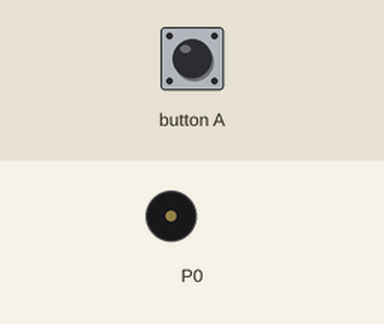
The program below on a simulated BBC micro:bit (MakeCode). On the bench: buzzer (waves = sounding). The inputs (shaded band) are chosen by the test bench.

Above: at 1.2 s.
1.3 s: button A pressed for 0.15 s
At 8.6 s:
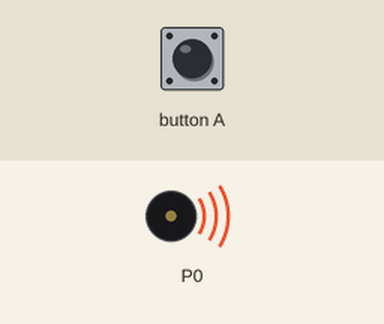
Timing chart, 0 to 10.4 s (numbered marks = the images above; inputs shaded):
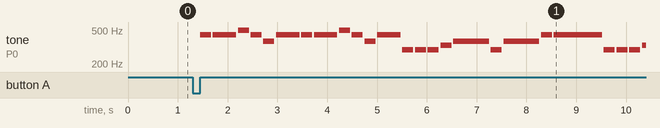

The program:

main.ts
```typescript
input.onButtonPressed(Button.A, function () {
    // 1-2小節
    phraseA()
    phraseA()
    // 3小節: レ レ レ ミ ファ#(付点4分) レ
    play(D, 1)
    play(D, 1)
    play(D, 1)
    play(E, 1)
    play(Fs, 3)
    play(D, 1)
    // 4小節: ファ#(付点4分) ラ ラ(2分)
    play(Fs, 3)
    play(A, 1)
    play(A, 4)
    // 5-6小節: レ レ レ ミ ファ#(2分) ×2
    for (let index = 0; index < 2; index++) {
        play(D, 1)
        play(D, 1)
        play(D, 1)
        play(E, 1)
        play(Fs, 4)
    }
    // 7小節: ミ ミ ミ レ ミ ファ#
    play(E, 1)
    play(E, 1)
    play(E, 1)
    play(D, 1)
    play(E, 2)
    play(Fs, 2)
    // 8小節: ラ ソ ファ# ミ
    play(A, 2)
    play(G, 2)
    play(Fs, 2)
    play(E, 2)
    // 9小節
    phraseA()
    // 10小節: ラ ラ シ ラ ファ# ミ
    play(A, 1)
    play(A, 2)
    play(B, 1)
    play(A, 1)
    play(Fs, 1)
    play(E, 2)
    // 11小節: レ(全音符)
    play(D, 8)
})
// 1拍(4分)=500ms → テンポ120。速さはここで調整
function play (note: number, units: number) {
    // 音の切れ目を少し作る
    music.playTone(note, eighth * units - 30)
    basic.pause(30)
}
function phraseA () {
    // ラ ラ シ ラ ファ# ラ
    play(A, 1)
    play(A, 2)
    play(B, 1)
    play(A, 1)
    play(Fs, 1)
    play(A, 2)
}
let B = 0
let A = 0
let G = 0
let Fs = 0
let E = 0
let D = 0
let eighth = 0
// 呼び込み君（8分音符 = 1単位）
// 1拍(4分)=500ms → テンポ120。速さはここで調整
eighth = 250
D = 294
E = 330
Fs = 370
G = 392
A = 440
B = 494
```

test.ts
```typescript
// テストはここに来ます。このパッケージが拡張機能として使用されるときにはコンパイルされません。
```

Measured:
- after the input at 1.3 s, tone on P0: plays 440 Hz for 0.22 s, 440 Hz for 0.47 s, 494 Hz for 0.22 s, 440 Hz for 0.22 s, 370 Hz for 0.22 s, 440 Hz for 0.47 s … (25 notes in this stretch), starting after 0.15 s
